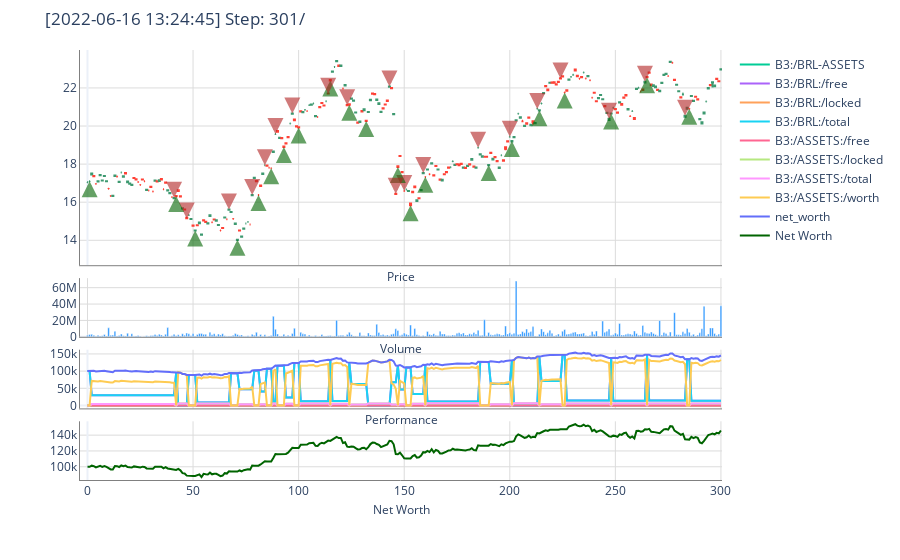

Notebook code for this chart:
### Markdown cell above
After training is complete, we would now like to get access to the agents policy. We can do that by restoring the agent using the following code.

### Code cell
# Restore agent
agent.restore(checkpoint_path)

# Instantiate the environment
env = create_training_env({
    "window_size": window_size
})

# Run until episode ends
episode_reward = 0
done = False
obs = env.reset()

while not done:
    action = agent.compute_single_action(obs)
    obs, reward, done, info = env.step(action)
    episode_reward += reward

env.render()

### Figure 1 — Plotly figure (JSON) as saved in the notebook; plotly's stock layout.template omitted (floating-point values rounded to 4 significant figures; data arrays with more than 128 entries replaced by an {"elided": "..."} marker saying what was removed)
{"data": [{"close": {"elided": "301 float values"}, "high": {"elided": "301 float values"}, "low": {"elided": "301 float values"}, "name": "Price", "open": {"elided": "301 float values"}, "showlegend": false, "type": "candlestick", "uid": "f042c631-6775-4369-90c1-3ecc9fe059e6", "xaxis": "x", "yaxis": "y"}, {"marker": {"color": "DodgerBlue"}, "name": "Volume", "showlegend": false, "type": "bar", "uid": "cfe64792-7f1b-4340-be6c-b765fda3987a", "xaxis": "x2", "y": {"elided": "301 float values"}, "yaxis": "y2"}, {"mode": "lines", "name": "B3:/BRL-ASSETS", "type": "scatter", "uid": "d2787050-0a55-4b5a-a758-0797f1599d18", "xaxis": "x3", "y": {"elided": "301 float values"}, "yaxis": "y3"}, {"mode": "lines", "name": "B3:/BRL:/free", "type": "scatter", "uid": "ee7aa688-dae3-46df-b3f5-983a9aff1265", "xaxis": "x3", "y": {"elided": "301 float values"}, "yaxis": "y3"}, {"mode": "lines", "name": "B3:/BRL:/locked", "type": "scatter", "uid": "3175a666-0602-4b77-9c0c-0bc62df895fd", "xaxis": "x3", "y": {"elided": "301 int values"}, "yaxis": "y3"}, {"mode": "lines", "name": "B3:/BRL:/total", "type": "scatter", "uid": "9c2751b0-270e-4e9f-8c21-65ec8eb72877", "xaxis": "x3", "y": {"elided": "301 float values"}, "yaxis": "y3"}, {"mode": "lines", "name": "B3:/ASSETS:/free", "type": "scatter", "uid": "26fd24a6-c409-40b2-8e3e-bfadb2a9319a", "xaxis": "x3", "y": {"elided": "301 int values"}, "yaxis": "y3"}, {"mode": "lines", "name": "B3:/ASSETS:/locked", "type": "scatter", "uid": "c208af74-f9e4-49a9-a052-393d45e3a36d", "xaxis": "x3", "y": {"elided": "301 float values"}, "yaxis": "y3"}, {"mode": "lines", "name": "B3:/ASSETS:/total", "type": "scatter", "uid": "7a1674fb-f0d4-42e8-8651-1a975d7863c3", "xaxis": "x3", "y": {"elided": "301 float values"}, "yaxis": "y3"}, {"mode": "lines", "name": "B3:/ASSETS:/worth", "type": "scatter", "uid": "694d8c2c-e905-4e46-910b-8db455e28064", "xaxis": "x3", "y": {"elided": "301 float values"}, "yaxis": "y3"}, {"mode": "lines", "name": "net_worth", "type": "scatter", "uid": "0a304180-54d9-4b30-a85c-7c0ae27d87e7", "xaxis": "x3", "y": {"elided": "301 float values"}, "yaxis": "y3"}, {"marker": {"color": "DarkGreen"}, "mode": "lines", "name": "Net Worth", "type": "scatter", "uid": "7c0fdc17-e60e-4331-8358-8817b2780cf8", "xaxis": "x4", "y": {"elided": "301 float values"}, "yaxis": "y4"}], "layout": {"annotations": [{"arrowcolor": "DarkGreen", "arrowhead": 2, "arrowsize": 0.8, "arrowwidth": 4, "ax": 0, "ay": 15, "hoverlabel": {"bgcolor": "DarkGreen"}, "hovertext": "Step 286 [2021-09-10]<br>BUY 5761.87 ASSETS @ 20.91 BRL MARKET<br>Total: 120480.67 BRL - Comm.: 423.16 BRL", "opacity": 0.6, "showarrow": true, "x": 285, "xref": "x", "y": 20.91, "yref": "y"}, {"arrowcolor": "FireBrick", "arrowhead": 2, "arrowsize": 0.8, "arrowwidth": 4, "ax": 0, "ay": -15, "hoverlabel": {"bgcolor": "FireBrick"}, "hovertext": "Step 284 [2021-09-08]<br>SELL 5824.48 ASSETS @ 20.54 BRL MARKET<br>Total: 119634.82 BRL - Comm.: 20.46 ASSETS", "opacity": 0.6, "showarrow": true, "x": 283, "xref": "x", "y": 20.54, "yref": "y"}, {"arrowcolor": "DarkGreen", "arrowhead": 2, "arrowsize": 0.8, "arrowwidth": 4, "ax": 0, "ay": 15, "hoverlabel": {"bgcolor": "DarkGreen"}, "hovertext": "Step 266 [2021-08-12]<br>BUY 5844.94 ASSETS @ 22.56 BRL MARKET<br>Total: 131861.76 BRL - Comm.: 463.14 BRL", "opacity": 0.6, "showarrow": true, "x": 265, "xref": "x", "y": 22.56, "yref": "y"}, {"arrowcolor": "FireBrick", "arrowhead": 2, "arrowsize": 0.8, "arrowwidth": 4, "ax": 0, "ay": -15, "hoverlabel": {"bgcolor": "FireBrick"}, "hovertext": "Step 265 [2021-08-11]<br>SELL 5969.04 ASSETS @ 22.32 BRL MARKET<br>Total: 133228.97 BRL - Comm.: 20.97 ASSETS", "opacity": 0.6, "showarrow": true, "x": 264, "xref": "x", "y": 22.32, "yref": "y"}, {"arrowcolor": "DarkGreen", "arrowhead": 2, "arrowsize": 0.8, "arrowwidth": 4, "ax": 0, "ay": 15, "hoverlabel": {"bgcolor": "DarkGreen"}, "hovertext": "Step 249 [2021-07-20]<br>BUY 5990.01 ASSETS @ 20.66 BRL MARKET<br>Total: 123753.68 BRL - Comm.: 434.66 BRL", "opacity": 0.6, "showarrow": true, "x": 248, "xref": "x", "y": 20.66, "yref": "y"}, {"arrowcolor": "FireBrick", "arrowhead": 2, "arrowsize": 0.8, "arrowwidth": 4, "ax": 0, "ay": -15, "hoverlabel": {"bgcolor": "FireBrick"}, "hovertext": "Step 248 [2021-07-19]<br>SELL 6048.14 ASSETS @ 20.38 BRL MARKET<br>Total: 123261.09 BRL - Comm.: 21.24 ASSETS", "opacity": 0.6, "showarrow": true, "x": 247, "xref": "x", "y": 20.38, "yref": "y"}, {"arrowcolor": "DarkGreen", "arrowhead": 2, "arrowsize": 0.8, "arrowwidth": 4, "ax": 0, "ay": 15, "hoverlabel": {"bgcolor": "DarkGreen"}, "hovertext": "Step 227 [2021-06-17]<br>BUY 6069.38 ASSETS @ 21.76 BRL MARKET<br>Total: 132069.69 BRL - Comm.: 463.87 BRL", "opacity": 0.6, "showarrow": true, "x": 226, "xref": "x", "y": 21.76, "yref": "y"}, {"arrowcolor": "FireBrick", "arrowhead": 2, "arrowsize": 0.8, "arrowwidth": 4, "ax": 0, "ay": -15, "hoverlabel": {"bgcolor": "FireBrick"}, "hovertext": "Step 225 [2021-06-15]<br>SELL 3387.1 ASSETS @ 22.5 BRL MARKET<br>Total: 76209.75 BRL - Comm.: 11.90 ASSETS", "opacity": 0.6, "showarrow": true, "x": 224, "xref": "x", "y": 22.5, "yref": "y"}, {"arrowcolor": "DarkGreen", "arrowhead": 2, "arrowsize": 0.8, "arrowwidth": 4, "ax": 0, "ay": 15, "hoverlabel": {"bgcolor": "DarkGreen"}, "hovertext": "Step 215 [2021-05-31]<br>BUY 3399.0 ASSETS @ 20.83 BRL MARKET<br>Total: 70801.09 BRL - Comm.: 248.67 BRL", "opacity": 0.6, "showarrow": true, "x": 214, "xref": "x", "y": 20.83, "yref": "y"}, {"arrowcolor": "FireBrick", "arrowhead": 2, "arrowsize": 0.8, "arrowwidth": 4, "ax": 0, "ay": -15, "hoverlabel": {"bgcolor": "FireBrick"}, "hovertext": "Step 214 [2021-05-28]<br>SELL 6799.02 ASSETS @ 20.9 BRL MARKET<br>Total: 142099.52 BRL - Comm.: 23.88 ASSETS", "opacity": 0.6, "showarrow": true, "x": 213, "xref": "x", "y": 20.9, "yref": "y"}, {"arrowcolor": "DarkGreen", "arrowhead": 2, "arrowsize": 0.8, "arrowwidth": 4, "ax": 0, "ay": 15, "hoverlabel": {"bgcolor": "DarkGreen"}, "hovertext": "Step 202 [2021-05-12]<br>BUY 6822.9 ASSETS @ 19.21 BRL MARKET<br>Total: 131067.98 BRL - Comm.: 460.35 BRL", "opacity": 0.6, "showarrow": true, "x": 201, "xref": "x", "y": 19.21, "yref": "y"}, {"arrowcolor": "FireBrick", "arrowhead": 2, "arrowsize": 0.8, "arrowwidth": 4, "ax": 0, "ay": -15, "hoverlabel": {"bgcolor": "FireBrick"}, "hovertext": "Step 201 [2021-05-11]<br>SELL 3505.9 ASSETS @ 19.44 BRL MARKET<br>Total: 68154.7 BRL - Comm.: 12.31 ASSETS", "opacity": 0.6, "showarrow": true, "x": 200, "xref": "x", "y": 19.44, "yref": "y"}, {"arrowcolor": "DarkGreen", "arrowhead": 2, "arrowsize": 0.8, "arrowwidth": 4, "ax": 0, "ay": 15, "hoverlabel": {"bgcolor": "DarkGreen"}, "hovertext": "Step 191 [2021-04-27]<br>BUY 3518.21 ASSETS @ 17.95 BRL MARKET<br>Total: 63151.82 BRL - Comm.: 221.81 BRL", "opacity": 0.6, "showarrow": true, "x": 190, "xref": "x", "y": 17.95, "yref": "y"}, {"arrowcolor": "FireBrick", "arrowhead": 2, "arrowsize": 0.8, "arrowwidth": 4, "ax": 0, "ay": -15, "hoverlabel": {"bgcolor": "FireBrick"}, "hovertext": "Step 186 [2021-04-19]<br>SELL 6093.88 ASSETS @ 18.86 BRL MARKET<br>Total: 114930.58 BRL - Comm.: 21.40 ASSETS", "opacity": 0.6, "showarrow": true, "x": 185, "xref": "x", "y": 18.86, "yref": "y"}, {"arrowcolor": "DarkGreen", "arrowhead": 2, "arrowsize": 0.8, "arrowwidth": 4, "ax": 0, "ay": 15, "hoverlabel": {"bgcolor": "DarkGreen"}, "hovertext": "Step 161 [2021-03-12]<br>BUY 6115.28 ASSETS @ 17.33 BRL MARKET<br>Total: 105977.84 BRL - Comm.: 372.23 BRL", "opacity": 0.6, "showarrow": true, "x": 160, "xref": "x", "y": 17.33, "yref": "y"}, {"arrowcolor": "FireBrick", "arrowhead": 2, "arrowsize": 0.8, "arrowwidth": 4, "ax": 0, "ay": -15, "hoverlabel": {"bgcolor": "FireBrick"}, "hovertext": "Step 160 [2021-03-11]<br>SELL 4849.59 ASSETS @ 17.53 BRL MARKET<br>Total: 85013.31 BRL - Comm.: 17.03 ASSETS", "opacity": 0.6, "showarrow": true, "x": 159, "xref": "x", "y": 17.53, "yref": "y"}, {"arrowcolor": "DarkGreen", "arrowhead": 2, "arrowsize": 0.8, "arrowwidth": 4, "ax": 0, "ay": 15, "hoverlabel": {"bgcolor": "DarkGreen"}, "hovertext": "Step 154 [2021-03-03]<br>BUY 4866.62 ASSETS @ 15.84 BRL MARKET<br>Total: 77087.26 BRL - Comm.: 270.75 BRL", "opacity": 0.6, "showarrow": true, "x": 153, "xref": "x", "y": 15.84, "yref": "y"}, {"arrowcolor": "FireBrick", "arrowhead": 2, "arrowsize": 0.8, "arrowwidth": 4, "ax": 0, "ay": -15, "hoverlabel": {"bgcolor": "FireBrick"}, "hovertext": "Step 151 [2021-02-26]<br>SELL 3867.59 ASSETS @ 16.59 BRL MARKET<br>Total: 64163.32 BRL - Comm.: 13.58 ASSETS", "opacity": 0.6, "showarrow": true, "x": 150, "xref": "x", "y": 16.59, "yref": "y"}, {"arrowcolor": "DarkGreen", "arrowhead": 2, "arrowsize": 0.8, "arrowwidth": 4, "ax": 0, "ay": 15, "hoverlabel": {"bgcolor": "DarkGreen"}, "hovertext": "Step 148 [2021-02-23]<br>BUY 3881.17 ASSETS @ 17.85 BRL MARKET<br>Total: 69278.86 BRL - Comm.: 243.33 BRL", "opacity": 0.6, "showarrow": true, "x": 147, "xref": "x", "y": 17.85, "yref": "y"}, {"arrowcolor": "FireBrick", "arrowhead": 2, "arrowsize": 0.8, "arrowwidth": 4, "ax": 0, "ay": -15, "hoverlabel": {"bgcolor": "FireBrick"}, "hovertext": "Step 147 [2021-02-22]<br>SELL 2938.22 ASSETS @ 16.44 BRL MARKET<br>Total: 48304.34 BRL - Comm.: 10.32 ASSETS", "opacity": 0.6, "showarrow": true, "x": 146, "xref": "x", "y": 16.44, "yref": "y"}, {"arrowcolor": "FireBrick", "arrowhead": 2, "arrowsize": 0.8, "arrowwidth": 4, "ax": 0, "ay": -15, "hoverlabel": {"bgcolor": "FireBrick"}, "hovertext": "Step 144 [2021-02-17]<br>SELL 3061.44 ASSETS @ 22.07 BRL MARKET<br>Total: 67565.98 BRL - Comm.: 10.75 ASSETS", "opacity": 0.6, "showarrow": true, "x": 143, "xref": "x", "y": 22.07, "yref": "y"}, {"arrowcolor": "DarkGreen", "arrowhead": 2, "arrowsize": 0.8, "arrowwidth": 4, "ax": 0, "ay": 15, "hoverlabel": {"bgcolor": "DarkGreen"}, "hovertext": "Step 133 [2021-01-29]<br>BUY 3072.19 ASSETS @ 20.27 BRL MARKET<br>Total: 62273.26 BRL - Comm.: 218.72 BRL", "opacity": 0.6, "showarrow": true, "x": 132, "xref": "x", "y": 20.27, "yref": "y"}, {"arrowcolor": "DarkGreen", "arrowhead": 2, "arrowsize": 0.8, "arrowwidth": 4, "ax": 0, "ay": 15, "hoverlabel": {"bgcolor": "DarkGreen"}, "hovertext": "Step 125 [2021-01-18]<br>BUY 2948.54 ASSETS @ 21.12 BRL MARKET<br>Total: 62273.27 BRL - Comm.: 218.72 BRL", "opacity": 0.6, "showarrow": true, "x": 124, "xref": "x", "y": 21.12, "yref": "y"}, {"arrowcolor": "FireBrick", "arrowhead": 2, "arrowsize": 0.8, "arrowwidth": 4, "ax": 0, "ay": -15, "hoverlabel": {"bgcolor": "FireBrick"}, "hovertext": "Step 124 [2021-01-15]<br>SELL 5296.99 ASSETS @ 21.09 BRL MARKET<br>Total: 111713.52 BRL - Comm.: 18.60 ASSETS", "opacity": 0.6, "showarrow": true, "x": 123, "xref": "x", "y": 21.09, "yref": "y"}, {"arrowcolor": "DarkGreen", "arrowhead": 2, "arrowsize": 0.8, "arrowwidth": 4, "ax": 0, "ay": 15, "hoverlabel": {"bgcolor": "DarkGreen"}, "hovertext": "Step 116 [2021-01-05]<br>BUY 5315.59 ASSETS @ 22.39 BRL MARKET<br>Total: 119016.01 BRL - Comm.: 418.02 BRL", "opacity": 0.6, "showarrow": true, "x": 115, "xref": "x", "y": 22.39, "yref": "y"}, {"arrowcolor": "FireBrick", "arrowhead": 2, "arrowsize": 0.8, "arrowwidth": 4, "ax": 0, "ay": -15, "hoverlabel": {"bgcolor": "FireBrick"}, "hovertext": "Step 115 [2021-01-04]<br>SELL 5545.78 ASSETS @ 21.7 BRL MARKET<br>Total: 120343.43 BRL - Comm.: 19.48 ASSETS", "opacity": 0.6, "showarrow": true, "x": 114, "xref": "x", "y": 21.7, "yref": "y"}, {"arrowcolor": "DarkGreen", "arrowhead": 2, "arrowsize": 0.8, "arrowwidth": 4, "ax": 0, "ay": 15, "hoverlabel": {"bgcolor": "DarkGreen"}, "hovertext": "Step 101 [2020-12-09]<br>BUY 5565.26 ASSETS @ 19.92 BRL MARKET<br>Total: 110860.07 BRL - Comm.: 389.37 BRL", "opacity": 0.6, "showarrow": true, "x": 100, "xref": "x", "y": 19.92, "yref": "y"}, {"arrowcolor": "FireBrick", "arrowhead": 2, "arrowsize": 0.8, "arrowwidth": 4, "ax": 0, "ay": -15, "hoverlabel": {"bgcolor": "FireBrick"}, "hovertext": "Step 98 [2020-12-04]<br>SELL 4863.06 ASSETS @ 20.66 BRL MARKET<br>Total: 100470.82 BRL - Comm.: 17.08 ASSETS", "opacity": 0.6, "showarrow": true, "x": 97, "xref": "x", "y": 20.66, "yref": "y"}, {"arrowcolor": "DarkGreen", "arrowhead": 2, "arrowsize": 0.8, "arrowwidth": 4, "ax": 0, "ay": 15, "hoverlabel": {"bgcolor": "DarkGreen"}, "hovertext": "Step 94 [2020-11-30]<br>BUY 4880.14 ASSETS @ 18.9 BRL MARKET<br>Total: 92234.73 BRL - Comm.: 323.96 BRL", "opacity": 0.6, "showarrow": true, "x": 93, "xref": "x", "y": 18.9, "yref": "y"}, {"arrowcolor": "FireBrick", "arrowhead": 2, "arrowsize": 0.8, "arrowwidth": 4, "ax": 0, "ay": -15, "hoverlabel": {"bgcolor": "FireBrick"}, "hovertext": "Step 90 [2020-11-24]<br>SELL 5363.99 ASSETS @ 19.58 BRL MARKET<br>Total: 105026.92 BRL - Comm.: 18.84 ASSETS", "opacity": 0.6, "showarrow": true, "x": 89, "xref": "x", "y": 19.58, "yref": "y"}, {"arrowcolor": "DarkGreen", "arrowhead": 2, "arrowsize": 0.8, "arrowwidth": 4, "ax": 0, "ay": 15, "hoverlabel": {"bgcolor": "DarkGreen"}, "hovertext": "Step 88 [2020-11-20]<br>BUY 5382.83 ASSETS @ 17.78 BRL MARKET<br>Total: 95706.78 BRL - Comm.: 336.15 BRL", "opacity": 0.6, "showarrow": true, "x": 87, "xref": "x", "y": 17.78, "yref": "y"}, {"arrowcolor": "FireBrick", "arrowhead": 2, "arrowsize": 0.8, "arrowwidth": 4, "ax": 0, "ay": -15, "hoverlabel": {"bgcolor": "FireBrick"}, "hovertext": "Step 85 [2020-11-17]<br>SELL 3687.84 ASSETS @ 17.94 BRL MARKET<br>Total: 66159.85 BRL - Comm.: 12.95 ASSETS", "opacity": 0.6, "showarrow": true, "x": 84, "xref": "x", "y": 17.94, "yref": "y"}, {"arrowcolor": "DarkGreen", "arrowhead": 2, "arrowsize": 0.8, "arrowwidth": 4, "ax": 0, "ay": 15, "hoverlabel": {"bgcolor": "DarkGreen"}, "hovertext": "Step 82 [2020-11-12]<br>BUY 3700.79 ASSETS @ 16.38 BRL MARKET<br>Total: 60618.87 BRL - Comm.: 212.91 BRL", "opacity": 0.6, "showarrow": true, "x": 81, "xref": "x", "y": 16.38, "yref": "y"}, {"arrowcolor": "FireBrick", "arrowhead": 2, "arrowsize": 0.8, "arrowwidth": 4, "ax": 0, "ay": -15, "hoverlabel": {"bgcolor": "FireBrick"}, "hovertext": "Step 79 [2020-11-09]<br>SELL 3323.19 ASSETS @ 16.38 BRL MARKET<br>Total: 54433.85 BRL - Comm.: 11.67 ASSETS", "opacity": 0.6, "showarrow": true, "x": 78, "xref": "x", "y": 16.38, "yref": "y"}, {"arrowcolor": "DarkGreen", "arrowhead": 2, "arrowsize": 0.8, "arrowwidth": 4, "ax": 0, "ay": 15, "hoverlabel": {"bgcolor": "DarkGreen"}, "hovertext": "Step 72 [2020-10-28]<br>BUY 3334.86 ASSETS @ 14.03 BRL MARKET<br>Total: 46788.12 BRL - Comm.: 164.33 BRL", "opacity": 0.6, "showarrow": true, "x": 71, "xref": "x", "y": 14.03, "yref": "y"}, {"arrowcolor": "FireBrick", "arrowhead": 2, "arrowsize": 0.8, "arrowwidth": 4, "ax": 0, "ay": -15, "hoverlabel": {"bgcolor": "FireBrick"}, "hovertext": "Step 68 [2020-10-22]<br>SELL 5445.44 ASSETS @ 15.62 BRL MARKET<br>Total: 85057.77 BRL - Comm.: 19.13 ASSETS", "opacity": 0.6, "showarrow": true, "x": 67, "xref": "x", "y": 15.62, "yref": "y"}, {"arrowcolor": "DarkGreen", "arrowhead": 2, "arrowsize": 0.8, "arrowwidth": 4, "ax": 0, "ay": 15, "hoverlabel": {"bgcolor": "DarkGreen"}, "hovertext": "Step 52 [2020-09-29]<br>BUY 5464.57 ASSETS @ 14.52 BRL MARKET<br>Total: 79345.49 BRL - Comm.: 278.68 BRL", "opacity": 0.6, "showarrow": true, "x": 51, "xref": "x", "y": 14.52, "yref": "y"}, {"arrowcolor": "FireBrick", "arrowhead": 2, "arrowsize": 0.8, "arrowwidth": 4, "ax": 0, "ay": -15, "hoverlabel": {"bgcolor": "FireBrick"}, "hovertext": "Step 48 [2020-09-23]<br>SELL 5839.69 ASSETS @ 15.15 BRL MARKET<br>Total: 88471.3 BRL - Comm.: 20.51 ASSETS", "opacity": 0.6, "showarrow": true, "x": 47, "xref": "x", "y": 15.15, "yref": "y"}, {"arrowcolor": "DarkGreen", "arrowhead": 2, "arrowsize": 0.8, "arrowwidth": 4, "ax": 0, "ay": 15, "hoverlabel": {"bgcolor": "DarkGreen"}, "hovertext": "Step 43 [2020-09-16]<br>BUY 5860.2 ASSETS @ 16.32 BRL MARKET<br>Total: 95638.39 BRL - Comm.: 335.91 BRL", "opacity": 0.6, "showarrow": true, "x": 42, "xref": "x", "y": 16.32, "yref": "y"}, {"arrowcolor": "FireBrick", "arrowhead": 2, "arrowsize": 0.8, "arrowwidth": 4, "ax": 0, "ay": -15, "hoverlabel": {"bgcolor": "FireBrick"}, "hovertext": "Step 42 [2020-09-15]<br>SELL 4064.96 ASSETS @ 16.23 BRL MARKET<br>Total: 65974.3 BRL - Comm.: 14.28 ASSETS", "opacity": 0.6, "showarrow": true, "x": 41, "xref": "x", "y": 16.23, "yref": "y"}, {"arrowcolor": "DarkGreen", "arrowhead": 2, "arrowsize": 0.8, "arrowwidth": 4, "ax": 0, "ay": 15, "hoverlabel": {"bgcolor": "DarkGreen"}, "hovertext": "Step 2 [2020-07-20]<br>BUY 4079.24 ASSETS @ 17.1 BRL MARKET<br>Total: 69755.0 BRL - Comm.: 245.00 BRL", "opacity": 0.6, "showarrow": true, "x": 1, "xref": "x", "y": 17.1, "yref": "y"}], "margin": {"t": 50}, "title": {"text": "[2022-06-16 13:24:45] Step: 301/"}, "xaxis": {"anchor": "y", "domain": [0, 1], "gridcolor": "Gainsboro", "linecolor": "Grey", "matches": "x4", "rangeslider": {"visible": false}, "showticklabels": false, "title": {"font": {"size": 12}, "standoff": 7, "text": "Price"}}, "xaxis2": {"anchor": "y2", "domain": [0, 1], "gridcolor": "Gainsboro", "linecolor": "Grey", "matches": "x4", "showticklabels": false, "title": {"font": {"size": 12}, "standoff": 7, "text": "Volume"}}, "xaxis3": {"anchor": "y3", "domain": [0, 1], "gridcolor": "Gainsboro", "linecolor": "Grey", "matches": "x4", "showticklabels": false, "title": {"font": {"size": 12}, "standoff": 7, "text": "Performance"}}, "xaxis4": {"anchor": "y4", "domain": [0, 1], "gridcolor": "Gainsboro", "linecolor": "Grey", "title": {"font": {"size": 12}, "standoff": 7, "text": "Net Worth"}}, "yaxis": {"anchor": "x", "domain": [0.4995, 1], "gridcolor": "Gainsboro", "linecolor": "Grey"}, "yaxis2": {"anchor": "x2", "domain": [0.333, 0.4695], "gridcolor": "Gainsboro", "linecolor": "Grey"}, "yaxis3": {"anchor": "x3", "domain": [0.1665, 0.303], "gridcolor": "Gainsboro", "linecolor": "Grey"}, "yaxis4": {"anchor": "x4", "domain": [0, 0.1365], "gridcolor": "Gainsboro", "linecolor": "Grey"}}}
